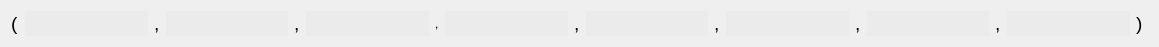
<?xml version="1.0" encoding="UTF-8"?>
<ui version="4.0">
 <class>Tuple8</class>
 <widget class="QWidget" name="Tuple8">
  <property name="geometry">
   <rect>
    <x>0</x>
    <y>0</y>
    <width>1159</width>
    <height>46</height>
   </rect>
  </property>
  <property name="sizePolicy">
   <sizepolicy hsizetype="Expanding" vsizetype="Preferred">
    <horstretch>0</horstretch>
    <verstretch>0</verstretch>
   </sizepolicy>
  </property>
  <property name="windowTitle">
   <string>Form</string>
  </property>
  <layout class="QHBoxLayout" name="horizontalLayout">
   <item>
    <widget class="QLabel" name="label_5">
     <property name="text">
      <string>&lt;html&gt;&lt;head/&gt;&lt;body&gt;&lt;p&gt;&lt;span style=&quot; font-size:14pt;&quot;&gt;(&lt;/span&gt;&lt;/p&gt;&lt;/body&gt;&lt;/html&gt;</string>
     </property>
    </widget>
   </item>
   <item>
    <widget class="LECustomTuple" name="lineEditVal_1">
     <property name="sizePolicy">
      <sizepolicy hsizetype="Expanding" vsizetype="Fixed">
       <horstretch>0</horstretch>
       <verstretch>0</verstretch>
      </sizepolicy>
     </property>
     <property name="minimumSize">
      <size>
       <width>0</width>
       <height>25</height>
      </size>
     </property>
     <property name="maximumSize">
      <size>
       <width>805</width>
       <height>16777215</height>
      </size>
     </property>
     <property name="styleSheet">
      <string notr="true">background:rgb(235,235,235);
border:0px;

</string>
     </property>
     <property name="readOnly">
      <bool>false</bool>
     </property>
    </widget>
   </item>
   <item>
    <widget class="QLabel" name="label_6">
     <property name="text">
      <string>&lt;html&gt;&lt;head/&gt;&lt;body&gt;&lt;p&gt;&lt;span style=&quot; font-size:14pt;&quot;&gt;,&lt;/span&gt;&lt;/p&gt;&lt;/body&gt;&lt;/html&gt;</string>
     </property>
    </widget>
   </item>
   <item>
    <widget class="LECustomTuple" name="lineEditVal_2">
     <property name="sizePolicy">
      <sizepolicy hsizetype="Expanding" vsizetype="Fixed">
       <horstretch>0</horstretch>
       <verstretch>0</verstretch>
      </sizepolicy>
     </property>
     <property name="minimumSize">
      <size>
       <width>0</width>
       <height>25</height>
      </size>
     </property>
     <property name="maximumSize">
      <size>
       <width>10000</width>
       <height>16777215</height>
      </size>
     </property>
     <property name="focusPolicy">
      <enum>Qt::StrongFocus</enum>
     </property>
     <property name="styleSheet">
      <string notr="true">background:rgb(235,235,235);
border:0px;</string>
     </property>
    </widget>
   </item>
   <item>
    <widget class="QLabel" name="label_8">
     <property name="text">
      <string>&lt;html&gt;&lt;head/&gt;&lt;body&gt;&lt;p&gt;&lt;span style=&quot; font-size:14pt;&quot;&gt;,&lt;/span&gt;&lt;/p&gt;&lt;/body&gt;&lt;/html&gt;</string>
     </property>
    </widget>
   </item>
   <item>
    <widget class="LECustomTuple" name="lineEditVal_3">
     <property name="sizePolicy">
      <sizepolicy hsizetype="Expanding" vsizetype="Fixed">
       <horstretch>0</horstretch>
       <verstretch>0</verstretch>
      </sizepolicy>
     </property>
     <property name="minimumSize">
      <size>
       <width>0</width>
       <height>25</height>
      </size>
     </property>
     <property name="maximumSize">
      <size>
       <width>10000</width>
       <height>16777215</height>
      </size>
     </property>
     <property name="focusPolicy">
      <enum>Qt::StrongFocus</enum>
     </property>
     <property name="styleSheet">
      <string notr="true">background:rgb(235,235,235);
border:0px;</string>
     </property>
    </widget>
   </item>
   <item>
    <widget class="QLabel" name="label_10">
     <property name="text">
      <string>,</string>
     </property>
    </widget>
   </item>
   <item>
    <widget class="LECustomTuple" name="lineEditVal_4">
     <property name="sizePolicy">
      <sizepolicy hsizetype="Expanding" vsizetype="Fixed">
       <horstretch>0</horstretch>
       <verstretch>0</verstretch>
      </sizepolicy>
     </property>
     <property name="minimumSize">
      <size>
       <width>0</width>
       <height>25</height>
      </size>
     </property>
     <property name="maximumSize">
      <size>
       <width>10000</width>
       <height>16777215</height>
      </size>
     </property>
     <property name="focusPolicy">
      <enum>Qt::StrongFocus</enum>
     </property>
     <property name="styleSheet">
      <string notr="true">background:rgb(235,235,235);
border:0px;</string>
     </property>
    </widget>
   </item>
   <item>
    <widget class="QLabel" name="label_9">
     <property name="text">
      <string>&lt;html&gt;&lt;head/&gt;&lt;body&gt;&lt;p&gt;&lt;span style=&quot; font-size:14pt;&quot;&gt;,&lt;/span&gt;&lt;/p&gt;&lt;/body&gt;&lt;/html&gt;</string>
     </property>
    </widget>
   </item>
   <item>
    <widget class="LECustomTuple" name="lineEditVal_5">
     <property name="sizePolicy">
      <sizepolicy hsizetype="Expanding" vsizetype="Fixed">
       <horstretch>0</horstretch>
       <verstretch>0</verstretch>
      </sizepolicy>
     </property>
     <property name="minimumSize">
      <size>
       <width>0</width>
       <height>25</height>
      </size>
     </property>
     <property name="maximumSize">
      <size>
       <width>10000</width>
       <height>16777215</height>
      </size>
     </property>
     <property name="focusPolicy">
      <enum>Qt::StrongFocus</enum>
     </property>
     <property name="styleSheet">
      <string notr="true">background:rgb(235,235,235);
border:0px;</string>
     </property>
    </widget>
   </item>
   <item>
    <widget class="QLabel" name="label_11">
     <property name="text">
      <string>&lt;html&gt;&lt;head/&gt;&lt;body&gt;&lt;p&gt;&lt;span style=&quot; font-size:14pt;&quot;&gt;,&lt;/span&gt;&lt;/p&gt;&lt;/body&gt;&lt;/html&gt;</string>
     </property>
    </widget>
   </item>
   <item>
    <widget class="LECustomTuple" name="lineEditVal_6">
     <property name="sizePolicy">
      <sizepolicy hsizetype="Expanding" vsizetype="Fixed">
       <horstretch>0</horstretch>
       <verstretch>0</verstretch>
      </sizepolicy>
     </property>
     <property name="minimumSize">
      <size>
       <width>0</width>
       <height>25</height>
      </size>
     </property>
     <property name="maximumSize">
      <size>
       <width>10000</width>
       <height>16777215</height>
      </size>
     </property>
     <property name="focusPolicy">
      <enum>Qt::StrongFocus</enum>
     </property>
     <property name="styleSheet">
      <string notr="true">background:rgb(235,235,235);
border:0px;</string>
     </property>
    </widget>
   </item>
   <item>
    <widget class="QLabel" name="label_12">
     <property name="text">
      <string>&lt;html&gt;&lt;head/&gt;&lt;body&gt;&lt;p&gt;&lt;span style=&quot; font-size:14pt;&quot;&gt;,&lt;/span&gt;&lt;/p&gt;&lt;/body&gt;&lt;/html&gt;</string>
     </property>
    </widget>
   </item>
   <item>
    <widget class="LECustomTuple" name="lineEditVal_7">
     <property name="sizePolicy">
      <sizepolicy hsizetype="Expanding" vsizetype="Fixed">
       <horstretch>0</horstretch>
       <verstretch>0</verstretch>
      </sizepolicy>
     </property>
     <property name="minimumSize">
      <size>
       <width>0</width>
       <height>25</height>
      </size>
     </property>
     <property name="maximumSize">
      <size>
       <width>10000</width>
       <height>16777215</height>
      </size>
     </property>
     <property name="focusPolicy">
      <enum>Qt::StrongFocus</enum>
     </property>
     <property name="styleSheet">
      <string notr="true">background:rgb(235,235,235);
border:0px;</string>
     </property>
    </widget>
   </item>
   <item>
    <widget class="QLabel" name="label_13">
     <property name="text">
      <string>&lt;html&gt;&lt;head/&gt;&lt;body&gt;&lt;p&gt;&lt;span style=&quot; font-size:14pt;&quot;&gt;,&lt;/span&gt;&lt;/p&gt;&lt;/body&gt;&lt;/html&gt;</string>
     </property>
    </widget>
   </item>
   <item>
    <widget class="LECustomTuple" name="lineEditVal_8">
     <property name="sizePolicy">
      <sizepolicy hsizetype="Expanding" vsizetype="Fixed">
       <horstretch>0</horstretch>
       <verstretch>0</verstretch>
      </sizepolicy>
     </property>
     <property name="minimumSize">
      <size>
       <width>0</width>
       <height>25</height>
      </size>
     </property>
     <property name="maximumSize">
      <size>
       <width>10000</width>
       <height>16777215</height>
      </size>
     </property>
     <property name="focusPolicy">
      <enum>Qt::StrongFocus</enum>
     </property>
     <property name="styleSheet">
      <string notr="true">background:rgb(235,235,235);
border:0px;</string>
     </property>
    </widget>
   </item>
   <item>
    <widget class="QLabel" name="label_7">
     <property name="text">
      <string>&lt;html&gt;&lt;head/&gt;&lt;body&gt;&lt;p&gt;&lt;span style=&quot; font-size:14pt;&quot;&gt;)&lt;/span&gt;&lt;/p&gt;&lt;/body&gt;&lt;/html&gt;</string>
     </property>
    </widget>
   </item>
   <item>
    <spacer name="horizontalSpacer_2">
     <property name="orientation">
      <enum>Qt::Horizontal</enum>
     </property>
     <property name="sizeType">
      <enum>QSizePolicy::Preferred</enum>
     </property>
     <property name="sizeHint" stdset="0">
      <size>
       <width>5</width>
       <height>20</height>
      </size>
     </property>
    </spacer>
   </item>
  </layout>
 </widget>
 <customwidgets>
  <customwidget>
   <class>LECustomTuple</class>
   <extends>QLineEdit</extends>
   <header>gereListe.h</header>
  </customwidget>
 </customwidgets>
 <resources/>
 <connections/>
</ui>
